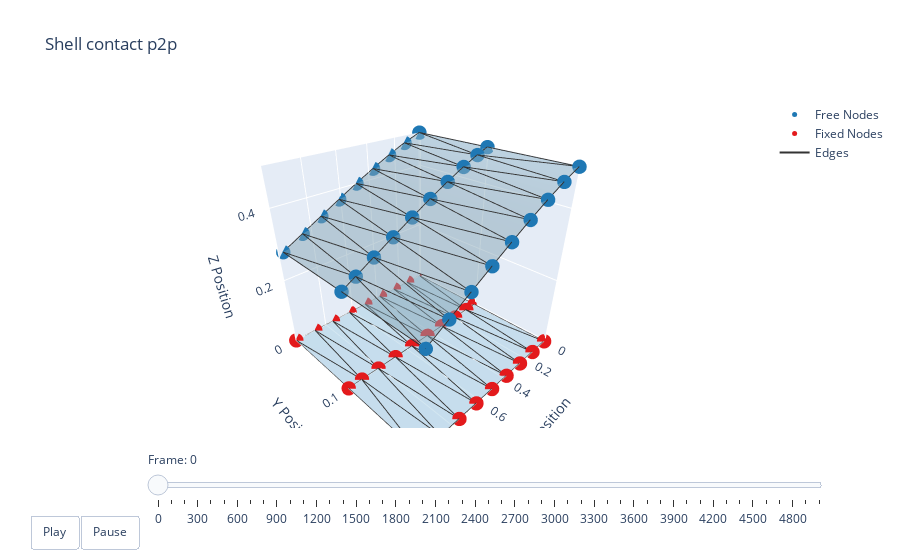

Notebook cell for this chart:
### Code cell
t = np.arange(robot.sim_params.total_time, step=robot.sim_params.dt)
options = dismech.AnimationOptions(title='Shell contact p2p', plot_step=100)

fig = dismech.get_interactive_animation_plotly(robot, t, qs, options)
fig.show()

### Figure 1 — Plotly figure (JSON) as saved in the notebook; plotly's stock layout.template omitted (floating-point values rounded to 4 significant figures; data arrays with more than 128 entries replaced by an {"elided": "..."} marker saying what was removed)
{"data": [{"marker": {"color": "#1f78b4", "size": 5}, "mode": "markers", "name": "Free Nodes", "type": "scatter3d", "x": [1.117e-11, 0.975, 0.975, 1.117e-11, 0.975, 0.8538, 0.7326, 0.6113, 0.4899, 0.3682, 0.246, 0.1234, 1.604e-11, 0.1234, 0.246, 0.3682, 0.4899, 0.6113, 0.7326, 0.8538, 0.5506, 0.672, 0.7891, 0.8949, 0.08151, 0.1889, 0.3072, 0.4291], "y": [-7.537e-14, -6.93e-09, 0.2, 0.2, 0.1, 0.2, 0.2, 0.2, 0.2, 0.2, 0.2, 0.2, 0.1, 9.145e-07, 5.139e-07, 2.551e-07, 1.015e-07, 3.299e-08, 1.239e-09, -5.616e-09, 0.1, 0.1, 0.1, 0.1, 0.1, 0.1, 0.1, 0.1], "z": [0.5, 0.2795, 0.2795, 0.5, 0.2795, 0.3102, 0.3408, 0.3711, 0.4007, 0.4292, 0.4558, 0.4798, 0.5, 0.4798, 0.4558, 0.4292, 0.4007, 0.3711, 0.3408, 0.3102, 0.386, 0.356, 0.3265, 0.2998, 0.487, 0.4673, 0.4428, 0.4151]}, {"marker": {"color": "#e31a1c", "size": 5}, "mode": "markers", "name": "Fixed Nodes", "type": "scatter3d", "x": [0.0, 1.0, 1.0, 0.0, 1.0, 0.875, 0.75, 0.625, 0.5, 0.375, 0.25, 0.125, 0.0, 0.125, 0.25, 0.375, 0.5, 0.625, 0.75, 0.875, 0.5625, 0.6875, 0.8083, 0.9175, 0.08254, 0.1917, 0.3125, 0.4375], "y": [0.0, 0.0, 0.2, 0.2, 0.1, 0.2, 0.2, 0.2, 0.2, 0.2, 0.2, 0.2, 0.1, 0.0, 0.0, 0.0, 0.0, 0.0, 0.0, 0.0, 0.1, 0.1, 0.1, 0.1, 0.1, 0.1, 0.1, 0.1], "z": [0.0, 0.0, 0.0, 0.0, 0.0, 0.0, 0.0, 0.0, 0.0, 0.0, 0.0, 0.0, 0.0, 0.0, 0.0, 0.0, 0.0, 0.0, 0.0, 0.0, 0.0, 0.0, 0.0, 0.0, 0.0, 0.0, 0.0, 0.0]}, {"line": {"color": "#333333", "width": 2}, "mode": "lines", "name": "Edges", "type": "scatter3d", "x": {"elided": "366 float values"}, "y": {"elided": "366 float values"}, "z": {"elided": "366 float values"}}, {"color": "rgba(166, 206, 227, 0.7)", "i": [23, 24, 27, 27, 23, 24, 23, 23, 24, 24, 25, 25, 26, 26, 27, 20, 20, 20, 27, 26, 22, 21, 22, 22, 23, 22, 21, 20, 25, 25, 21, 23, 21, 26, 51, 52, 55, 55, 51, 52, 51, 51, 52, 52, 53, 53, 54, 54, 55, 48, 48, 48, 55, 54, 50, 49, 50, 50, 51, 50, 49, 48, 53, 53, 49, 51, 49, 54], "j": [19, 11, 26, 8, 1, 3, 22, 5, 12, 0, 13, 24, 10, 25, 15, 16, 8, 27, 9, 14, 6, 17, 21, 5, 2, 18, 6, 7, 10, 11, 7, 4, 20, 9, 47, 39, 54, 36, 29, 31, 50, 33, 40, 28, 41, 52, 38, 53, 43, 44, 36, 55, 37, 42, 34, 45, 49, 33, 30, 46, 34, 35, 38, 39, 35, 32, 48, 37], "k": [1, 3, 15, 9, 4, 12, 19, 22, 0, 13, 14, 13, 25, 14, 16, 17, 27, 16, 26, 15, 21, 18, 18, 6, 5, 19, 7, 8, 11, 24, 20, 2, 17, 10, 29, 31, 43, 37, 32, 40, 47, 50, 28, 41, 42, 41, 53, 42, 44, 45, 55, 44, 54, 43, 49, 46, 46, 34, 33, 47, 35, 36, 39, 52, 48, 30, 45, 38], "name": "Faces", "opacity": 0.7, "showscale": false, "type": "mesh3d", "x": [0.0, 1.0, 1.0, 0.0, 1.0, 0.875, 0.75, 0.625, 0.5, 0.375, 0.25, 0.125, 0.0, 0.125, 0.25, 0.375, 0.5, 0.625, 0.75, 0.875, 0.5625, 0.6875, 0.8083, 0.9175, 0.08254, 0.1917, 0.3125, 0.4375, 1.117e-11, 0.975, 0.975, 1.117e-11, 0.975, 0.8538, 0.7326, 0.6113, 0.4899, 0.3682, 0.246, 0.1234, 1.604e-11, 0.1234, 0.246, 0.3682, 0.4899, 0.6113, 0.7326, 0.8538, 0.5506, 0.672, 0.7891, 0.8949, 0.08151, 0.1889, 0.3072, 0.4291], "y": [0.0, 0.0, 0.2, 0.2, 0.1, 0.2, 0.2, 0.2, 0.2, 0.2, 0.2, 0.2, 0.1, 0.0, 0.0, 0.0, 0.0, 0.0, 0.0, 0.0, 0.1, 0.1, 0.1, 0.1, 0.1, 0.1, 0.1, 0.1, -7.537e-14, -6.93e-09, 0.2, 0.2, 0.1, 0.2, 0.2, 0.2, 0.2, 0.2, 0.2, 0.2, 0.1, 9.145e-07, 5.139e-07, 2.551e-07, 1.015e-07, 3.299e-08, 1.239e-09, -5.616e-09, 0.1, 0.1, 0.1, 0.1, 0.1, 0.1, 0.1, 0.1], "z": [0.0, 0.0, 0.0, 0.0, 0.0, 0.0, 0.0, 0.0, 0.0, 0.0, 0.0, 0.0, 0.0, 0.0, 0.0, 0.0, 0.0, 0.0, 0.0, 0.0, 0.0, 0.0, 0.0, 0.0, 0.0, 0.0, 0.0, 0.0, 0.5, 0.2795, 0.2795, 0.5, 0.2795, 0.3102, 0.3408, 0.3711, 0.4007, 0.4292, 0.4558, 0.4798, 0.5, 0.4798, 0.4558, 0.4292, 0.4007, 0.3711, 0.3408, 0.3102, 0.386, 0.356, 0.3265, 0.2998, 0.487, 0.4673, 0.4428, 0.4151]}], "layout": {"scene": {"camera": {"eye": {"x": 1.225, "y": 1.225, "z": 1.0}}, "xaxis": {"range": [-0.01188, 1], "title": {"text": "X Position"}}, "yaxis": {"range": [-2.883e-05, 0.2], "title": {"text": "Y Position"}}, "zaxis": {"range": [0, 0.5], "title": {"text": "Z Position"}}}, "sliders": [{"currentvalue": {"prefix": "Frame: "}, "steps": [{"args": [["0"], {"frame": {"duration": 50, "redraw": true}, "mode": "immediate"}], "label": "0", "method": "animate"}, {"args": [["1"], {"frame": {"duration": 50, "redraw": true}, "mode": "immediate"}], "label": "100", "method": "animate"}, {"args": [["2"], {"frame": {"duration": 50, "redraw": true}, "mode": "immediate"}], "label": "200", "method": "animate"}, {"args": [["3"], {"frame": {"duration": 50, "redraw": true}, "mode": "immediate"}], "label": "300", "method": "animate"}, {"args": [["4"], {"frame": {"duration": 50, "redraw": true}, "mode": "immediate"}], "label": "400", "method": "animate"}, {"args": [["5"], {"frame": {"duration": 50, "redraw": true}, "mode": "immediate"}], "label": "500", "method": "animate"}, {"args": [["6"], {"frame": {"duration": 50, "redraw": true}, "mode": "immediate"}], "label": "600", "method": "animate"}, {"args": [["7"], {"frame": {"duration": 50, "redraw": true}, "mode": "immediate"}], "label": "700", "method": "animate"}, {"args": [["8"], {"frame": {"duration": 50, "redraw": true}, "mode": "immediate"}], "label": "800", "method": "animate"}, {"args": [["9"], {"frame": {"duration": 50, "redraw": true}, "mode": "immediate"}], "label": "900", "method": "animate"}, {"args": [["10"], {"frame": {"duration": 50, "redraw": true}, "mode": "immediate"}], "label": "1000", "method": "animate"}, {"args": [["11"], {"frame": {"duration": 50, "redraw": true}, "mode": "immediate"}], "label": "1100", "method": "animate"}, {"args": [["12"], {"frame": {"duration": 50, "redraw": true}, "mode": "immediate"}], "label": "1200", "method": "animate"}, {"args": [["13"], {"frame": {"duration": 50, "redraw": true}, "mode": "immediate"}], "label": "1300", "method": "animate"}, {"args": [["14"], {"frame": {"duration": 50, "redraw": true}, "mode": "immediate"}], "label": "1400", "method": "animate"}, {"args": [["15"], {"frame": {"duration": 50, "redraw": true}, "mode": "immediate"}], "label": "1500", "method": "animate"}, {"args": [["16"], {"frame": {"duration": 50, "redraw": true}, "mode": "immediate"}], "label": "1600", "method": "animate"}, {"args": [["17"], {"frame": {"duration": 50, "redraw": true}, "mode": "immediate"}], "label": "1700", "method": "animate"}, {"args": [["18"], {"frame": {"duration": 50, "redraw": true}, "mode": "immediate"}], "label": "1800", "method": "animate"}, {"args": [["19"], {"frame": {"duration": 50, "redraw": true}, "mode": "immediate"}], "label": "1900", "method": "animate"}, {"args": [["20"], {"frame": {"duration": 50, "redraw": true}, "mode": "immediate"}], "label": "2000", "method": "animate"}, {"args": [["21"], {"frame": {"duration": 50, "redraw": true}, "mode": "immediate"}], "label": "2100", "method": "animate"}, {"args": [["22"], {"frame": {"duration": 50, "redraw": true}, "mode": "immediate"}], "label": "2200", "method": "animate"}, {"args": [["23"], {"frame": {"duration": 50, "redraw": true}, "mode": "immediate"}], "label": "2300", "method": "animate"}, {"args": [["24"], {"frame": {"duration": 50, "redraw": true}, "mode": "immediate"}], "label": "2400", "method": "animate"}, {"args": [["25"], {"frame": {"duration": 50, "redraw": true}, "mode": "immediate"}], "label": "2500", "method": "animate"}, {"args": [["26"], {"frame": {"duration": 50, "redraw": true}, "mode": "immediate"}], "label": "2600", "method": "animate"}, {"args": [["27"], {"frame": {"duration": 50, "redraw": true}, "mode": "immediate"}], "label": "2700", "method": "animate"}, {"args": [["28"], {"frame": {"duration": 50, "redraw": true}, "mode": "immediate"}], "label": "2800", "method": "animate"}, {"args": [["29"], {"frame": {"duration": 50, "redraw": true}, "mode": "immediate"}], "label": "2900", "method": "animate"}, {"args": [["30"], {"frame": {"duration": 50, "redraw": true}, "mode": "immediate"}], "label": "3000", "method": "animate"}, {"args": [["31"], {"frame": {"duration": 50, "redraw": true}, "mode": "immediate"}], "label": "3100", "method": "animate"}, {"args": [["32"], {"frame": {"duration": 50, "redraw": true}, "mode": "immediate"}], "label": "3200", "method": "animate"}, {"args": [["33"], {"frame": {"duration": 50, "redraw": true}, "mode": "immediate"}], "label": "3300", "method": "animate"}, {"args": [["34"], {"frame": {"duration": 50, "redraw": true}, "mode": "immediate"}], "label": "3400", "method": "animate"}, {"args": [["35"], {"frame": {"duration": 50, "redraw": true}, "mode": "immediate"}], "label": "3500", "method": "animate"}, {"args": [["36"], {"frame": {"duration": 50, "redraw": true}, "mode": "immediate"}], "label": "3600", "method": "animate"}, {"args": [["37"], {"frame": {"duration": 50, "redraw": true}, "mode": "immediate"}], "label": "3700", "method": "animate"}, {"args": [["38"], {"frame": {"duration": 50, "redraw": true}, "mode": "immediate"}], "label": "3800", "method": "animate"}, {"args": [["39"], {"frame": {"duration": 50, "redraw": true}, "mode": "immediate"}], "label": "3900", "method": "animate"}, {"args": [["40"], {"frame": {"duration": 50, "redraw": true}, "mode": "immediate"}], "label": "4000", "method": "animate"}, {"args": [["41"], {"frame": {"duration": 50, "redraw": true}, "mode": "immediate"}], "label": "4100", "method": "animate"}, {"args": [["42"], {"frame": {"duration": 50, "redraw": true}, "mode": "immediate"}], "label": "4200", "method": "animate"}, {"args": [["43"], {"frame": {"duration": 50, "redraw": true}, "mode": "immediate"}], "label": "4300", "method": "animate"}, {"args": [["44"], {"frame": {"duration": 50, "redraw": true}, "mode": "immediate"}], "label": "4400", "method": "animate"}, {"args": [["45"], {"frame": {"duration": 50, "redraw": true}, "mode": "immediate"}], "label": "4500", "method": "animate"}, {"args": [["46"], {"frame": {"duration": 50, "redraw": true}, "mode": "immediate"}], "label": "4600", "method": "animate"}, {"args": [["47"], {"frame": {"duration": 50, "redraw": true}, "mode": "immediate"}], "label": "4700", "method": "animate"}, {"args": [["48"], {"frame": {"duration": 50, "redraw": true}, "mode": "immediate"}], "label": "4800", "method": "animate"}, {"args": [["49"], {"frame": {"duration": 50, "redraw": true}, "mode": "immediate"}], "label": "4900", "method": "animate"}, {"args": [["50"], {"frame": {"duration": 50, "redraw": true}, "mode": "immediate"}], "label": "4999", "method": "animate"}], "transition": {"duration": 0}, "x": 0.1, "y": 0}], "title": {"text": "Shell contact p2p"}, "updatemenus": [{"buttons": [{"args": [null, {"frame": {"duration": 50, "redraw": true}, "fromcurrent": true}], "label": "Play", "method": "animate"}, {"args": [[null], {"frame": {"duration": 0, "redraw": true}, "mode": "immediate"}], "label": "Pause", "method": "animate"}], "direction": "left", "pad": {"r": 10, "t": 87}, "showactive": false, "type": "buttons", "x": 0.1, "xanchor": "right", "y": 0, "yanchor": "top"}]}}
